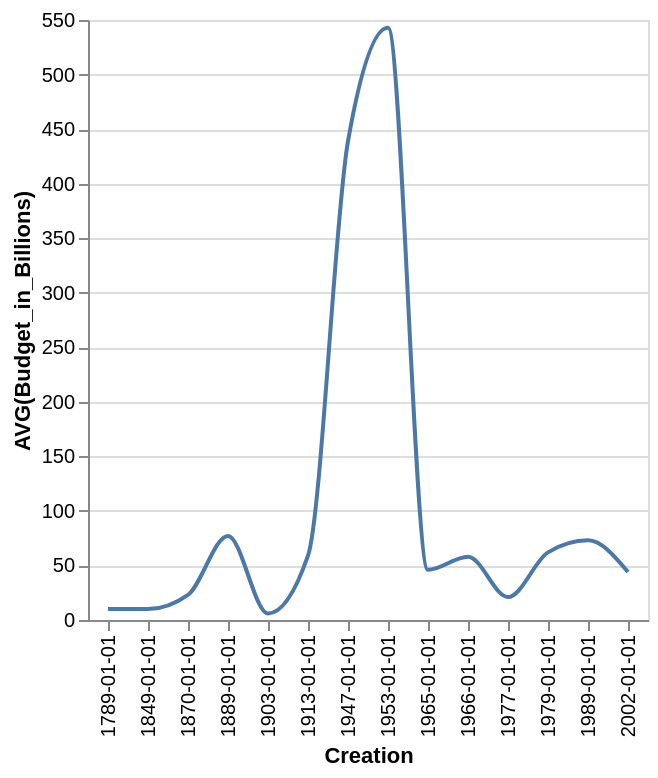

Write a Vega-Lite specification for this figure.
### Vega-Lite specification from a JSON file in a GitHub repository (floating-point values rounded to 4 significant figures)
{"data": {"values": [{"x_data": "1789-01-01", "y_data": 10}, {"x_data": "1849-01-01", "y_data": 10}, {"x_data": "1870-01-01", "y_data": 23}, {"x_data": "1889-01-01", "y_data": 77}, {"x_data": "1903-01-01", "y_data": 6}, {"x_data": "1913-01-01", "y_data": 59}, {"x_data": "1947-01-01", "y_data": 439}, {"x_data": "1953-01-01", "y_data": 543}, {"x_data": "1965-01-01", "y_data": 46}, {"x_data": "1966-01-01", "y_data": 58}, {"x_data": "1977-01-01", "y_data": 21}, {"x_data": "1979-01-01", "y_data": 62}, {"x_data": "1989-01-01", "y_data": 73}, {"x_data": "2002-01-01", "y_data": 44}]}, "mark": {"type": "line", "interpolate": "monotone"}, "encoding": {"x": {"field": "x_data", "type": "nominal", "title": "Creation", "sort": "ascending"}, "y": {"field": "y_data", "type": "quantitative", "title": "AVG(Budget_in_Billions)"}}}
